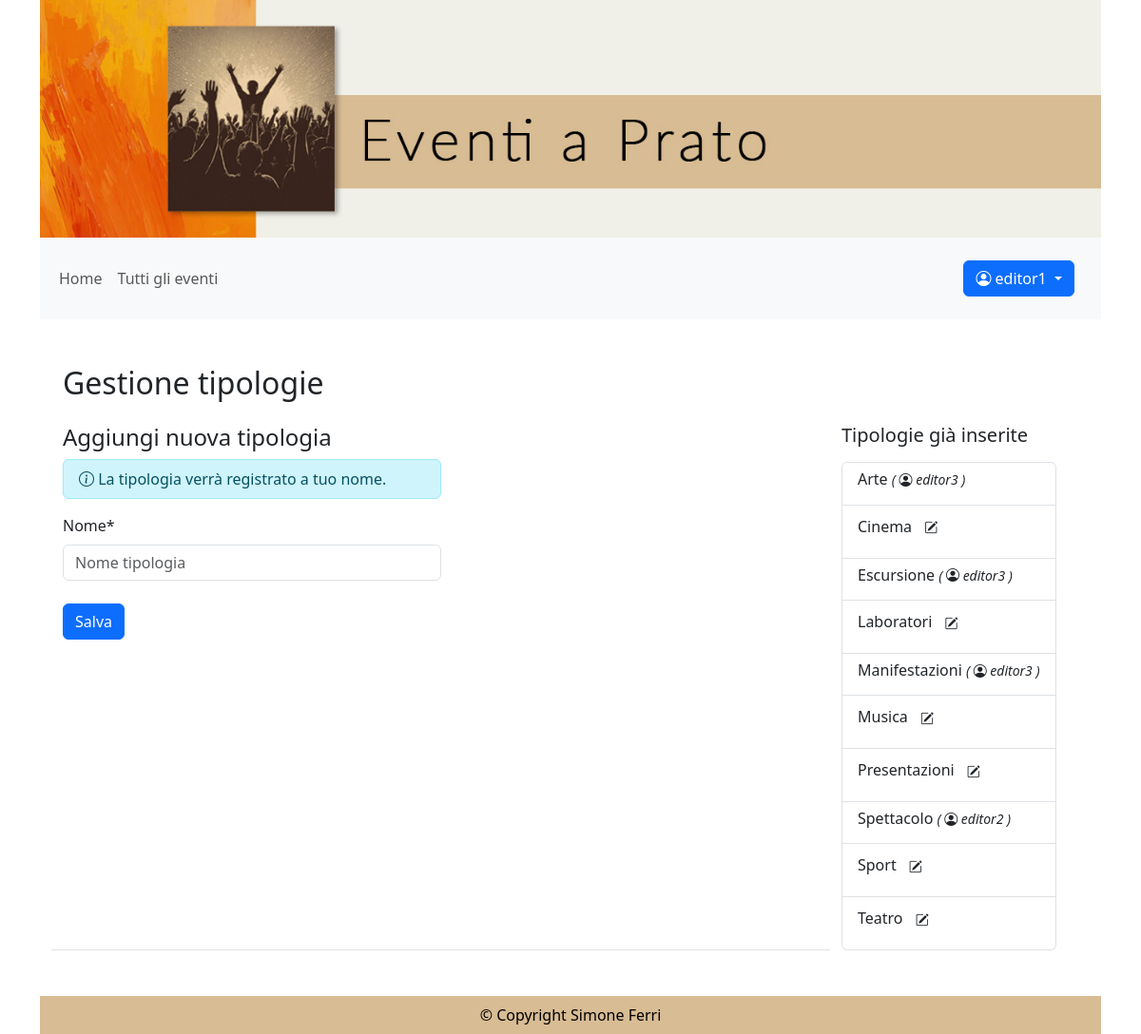
Page /gestione_tipologia/ (signed in) on the earlier database version.
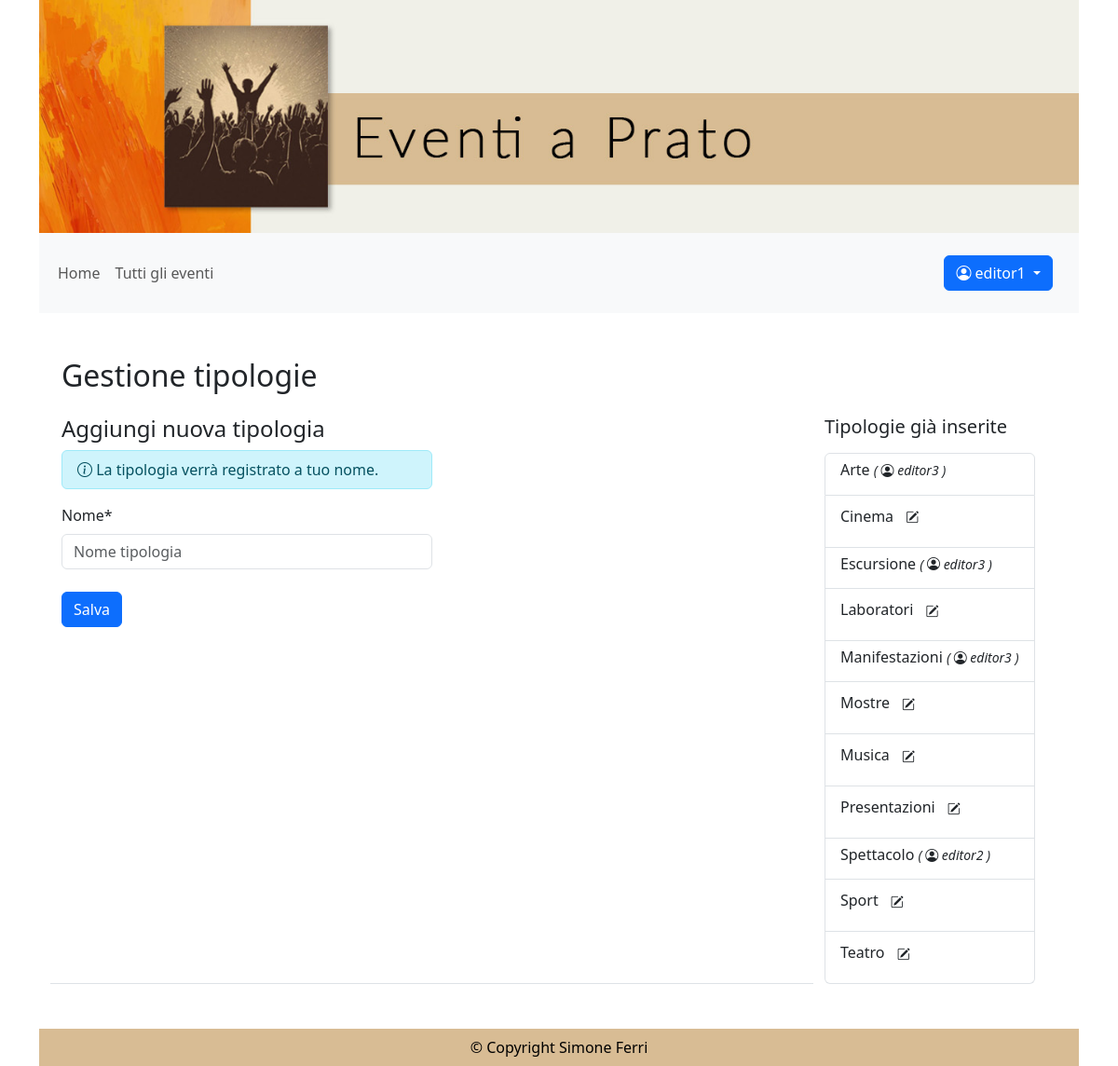
Same page on the later database version.
### eventi_gestione/models.py (models this page shows, shortened)
class Tipologia(models.Model):
    nome_tipo = models.CharField(max_length=100)
    creatore = models.ForeignKey(CustomUser, on_delete=models.CASCADE, related_name='tipologie_create')
    class Meta:
        ordering = ['nome_tipo']

### eventi_accounts/models.py (models this page shows)
class CustomUser(AbstractUser):
    eta = models.PositiveIntegerField(null=True, blank=True, verbose_name="Età")
    telefono = models.PositiveIntegerField(null=True, blank=True)

### eventi_gestione/views.py (the view, shortened to what this page needs)
# urls.py: path("gestione_tipologia/", TipologiaCreateView.as_view(), name="gestione_tipologia_creazione"),
class TipologiaCreateView(LoginRequiredMixin, UserPassesTestMixin, CreateView):
    model = Tipologia
    form_class = GestioneTipologiaForm
    template_name = 'gestione_tipologia.html'
    success_url = reverse_lazy('gestione_tipologia_creazione')
    def test_func(self):
        return self.request.user.groups.filter(name='redattori').exists()
    def get_context_data(self, **kwargs):
        context = super().get_context_data(**kwargs)
        context['tipologie_esistenti'] = Tipologia.objects.all().order_by('nome_tipo')
        return context

### eventi_pagine/templatetags/auth_extras.py (called while the page is built)
@register.filter(name='has_group')
def has_group(user, group_name):
    return user.groups.filter(name=group_name).exists()

### templates/gestione_tipologia.html
{% extends "base.html" %}
{% load crispy_forms_tags %}
{% block content %}
    <h2 class="mt-5 mb-4">Gestione tipologie</h2>
    <div class="row">
        <div class="col-md-9 mb-4 mb-md-0 pb-4 border-bottom">
            <h3 class="h4">Aggiungi nuova tipologia</h3>
            {% crispy form %}
        </div>
        {% if request.resolver_match.url_name == 'gestione_tipologia_creazione' %}
            <div class="col-md-3">
                <h3 class="mb-3 h5">Tipologie già inserite</h3>
                {% if tipologie_esistenti %}
                    <div class="row">
                        <div class="col-sm-auto">
                            <ul class="list-group">
                                {% for tipo in tipologie_esistenti %}
                                    <li class="list-group-item d-flex align-middle">
                                        <p class="h6">
                                            {{ tipo.nome_tipo }}
                                            {% if tipo.creatore == user %}
                                                <a href="{% url 'gestione_tipologia_modifica' tipo.id %}" class="btn btn-white btn-sm" role="button"><i class="bi bi-pencil-square"></i> <span class="visually-hidden">Modifica</span></a>
                                            {% else %}
                                                <em class="h6 fw-normal"><small>( <i class="bi bi-person-circle " title="creatore" aria-label="creata da"></i> {{ tipo.creatore.username }} )</small></em>
                                            {% endif %}
                                        </p>
                                    </li>
                                {% endfor %}
                            </ul>
                        </div>
                    </div>
                    {% else %}
                    <p class="text-muted italic">Non è ancora stata inserita nessuna tipologia.</p>
                {% endif %}
            </div>
        {% endif %}
    </div>
    </div>
{% endblock content %}

Differences in the rows shown:
added Tipologia: nome_tipo "Mostre"
